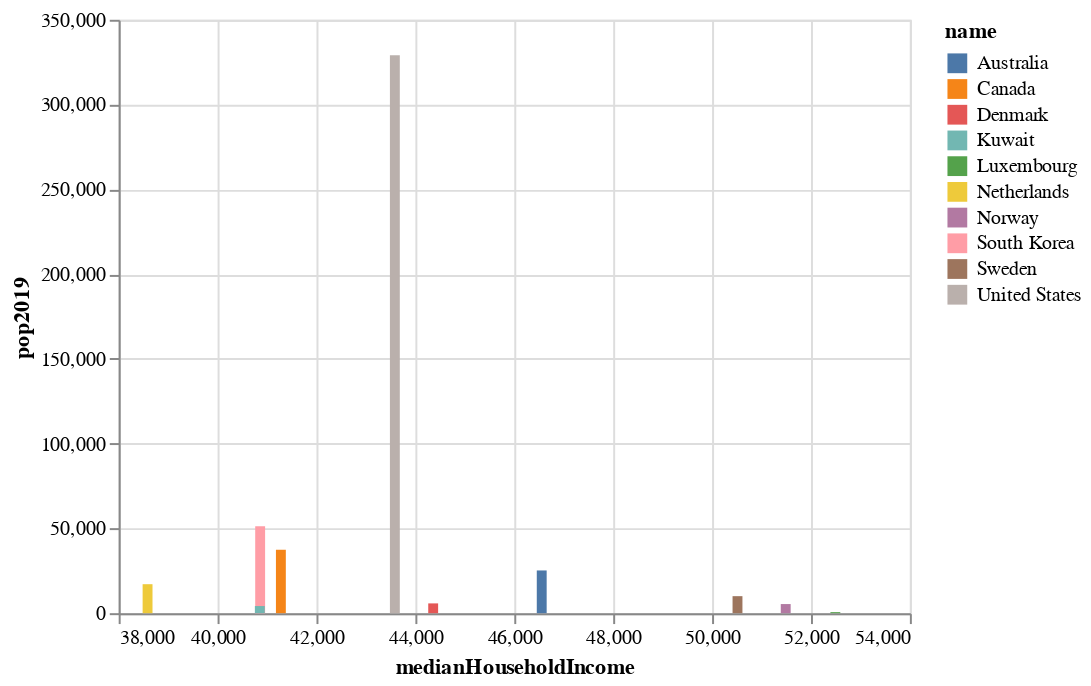

The cell this chart's notebook holds for it:
### Code cell
source = rich

alt.Chart(rich).mark_bar().encode(
    alt.X("medianHouseholdIncome"),
    y='pop2019',
    color = "name",
    )

### Figure 1 — Vega-Lite specification as saved in the notebook (floating-point values rounded to 4 significant figures)
{"config": {"view": {"continuousWidth": 400, "continuousHeight": 300}}, "data": {"name": "data-b2191c6e4d8961874d1d2334fa0570dc"}, "mark": "bar", "encoding": {"color": {"type": "nominal", "field": "name"}, "x": {"type": "quantitative", "field": "medianHouseholdIncome"}, "y": {"type": "quantitative", "field": "pop2019"}}, "$schema": "https://vega.github.io/schema/vega-lite/v4.8.1.json", "datasets": {"data-b2191c6e4d8961874d1d2334fa0570dc": [{"name": "Luxembourg", "medianHouseholdIncome": 52493, "medianPerCapitaIncome": 18418, "pop2019": 615.7}, {"name": "Norway", "medianHouseholdIncome": 51489, "medianPerCapitaIncome": 19308, "pop2019": 5379.0}, {"name": "Sweden", "medianHouseholdIncome": 50514, "medianPerCapitaIncome": 18632, "pop2019": 10040.0}, {"name": "Australia", "medianHouseholdIncome": 46555, "medianPerCapitaIncome": 15026, "pop2019": 25200.0}, {"name": "Denmark", "medianHouseholdIncome": 44360, "medianPerCapitaIncome": 18262, "pop2019": 5772.0}, {"name": "United States", "medianHouseholdIncome": 43585, "medianPerCapitaIncome": 15480, "pop2019": 329100.0}, {"name": "Canada", "medianHouseholdIncome": 41280, "medianPerCapitaIncome": 15181, "pop2019": 37410.0}, {"name": "South Korea", "medianHouseholdIncome": 40861, "medianPerCapitaIncome": 11950, "pop2019": 51230.0}, {"name": "Kuwait", "medianHouseholdIncome": 40854, "medianPerCapitaIncome": 7487, "pop2019": 4207.0}, {"name": "Netherlands", "medianHouseholdIncome": 38584, "medianPerCapitaIncome": 14450, "pop2019": 17100.0}]}}
